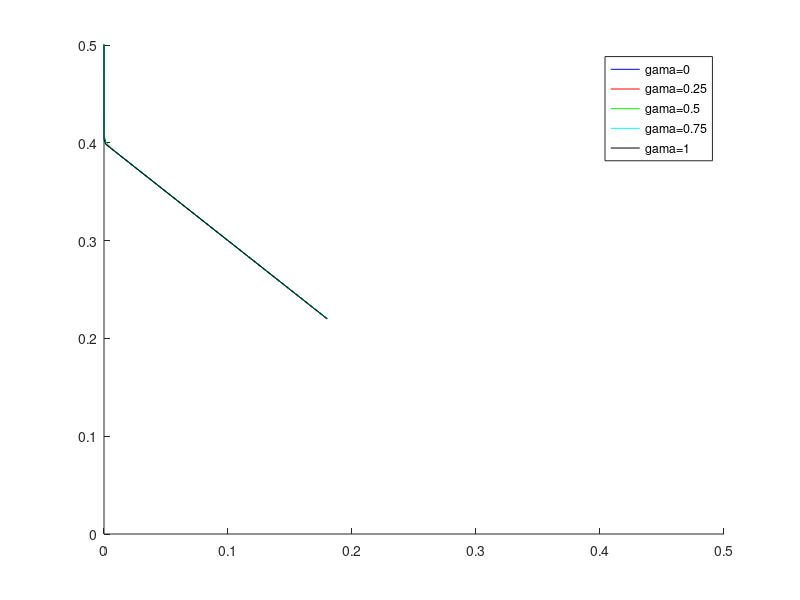
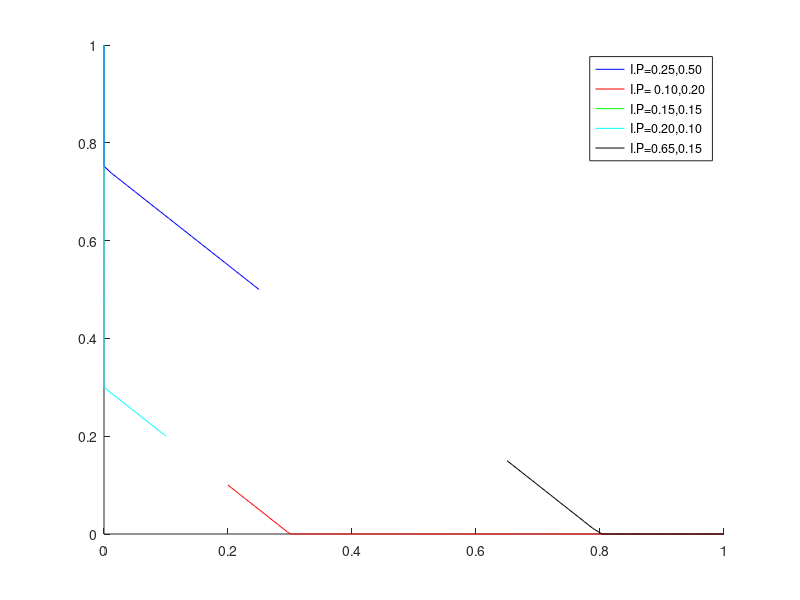

Write the MATLAB code that produced these figures, in order.
% one target neuron with normalization

gama=[ 0 0.25 0.5 0.75 1];
color='brgck';
p1=1/2;
p0=1/2;
p11=gama/4;
p00=gama/4+gama/4;
p01=1/2+gama/4;
p10=1;

inputs=zeros(2*length(gama),1000);
ur_num=zeros(1,length(gama));
ul_num=zeros(1,length(gama));
cs_num=zeros(1,length(gama));
cd_num=zeros(1,length(gama));


for j=1:length(gama)
    for i=1:1000
         x=rand;
        if x<p11(j)
        inputs(2*j-1,i)=1;
        inputs(2*j,i)=1;
        elseif x<p00(j)
        inputs(2*j-1,i)=0;
        inputs(2*j,i)=0;
         elseif x<p01(j)
        inputs(2*j-1,i)=0;
        inputs(2*j,i)=1;
        else
        inputs(2*j-1,i)=1;
        inputs(2*j,i)=0;
        end
    end
    
    % mean values of U_r and U_L
    ur_num(j)=sum(inputs(2*j-1,:))/1000;
    ul_num(j)=sum(inputs(2*j,:))/1000;
    cs_num(j)=p1-ur_num(j)^2;
    cd_num(j)=p11(j)-ur_num(j)*ul_num(j);
    
end

%Covariance matrix analytic solution for 5 gamma values
cs_an=1/4;
cd_an=0.25*(gama-1);
Cov_an_1=[cs_an cd_an(1); cd_an(1) cs_an];
Cov_an_2=[cs_an cd_an(2); cd_an(2) cs_an];
Cov_an_3=[cs_an cd_an(3); cd_an(3) cs_an];
Cov_an_4=[cs_an cd_an(4); cd_an(4) cs_an];
Cov_an_5=[cs_an cd_an(5); cd_an(5) cs_an];
% ShowEigen(Cov_an)

%Covariance matrix numerical solution for 5 gamma values
Cov_num_1=[cs_num(1) cd_num(1); cd_num(1) cs_num(1)];
Cov_num_2=[cs_num(2) cd_num(2); cd_num(2) cs_num(2)];
Cov_num_3=[cs_num(3) cd_num(3); cd_num(3) cs_num(3)];
Cov_num_4=[cs_num(4) cd_num(4); cd_num(4) cs_num(4)];
Cov_num_5=[cs_num(5) cd_num(5); cd_num(5) cs_num(5)];

dt=0.1;


wR=zeros(length(gama),1000);
wL=zeros(length(gama),1000);

wR(:,1)=0.22;
wL(:,1)=0.18;

% wR(1,1)=0.25;
% wR(2,1)=0.10;
% wR(3,1)=0.15;
% wR(4,1)=0.20;
% wR(5,1)=0.24;
% wL(1,1)=0.15;
% wL(2,1)=1.3;
% wL(3,1)=1.8;
% wL(4,1)=2.2;
% wL(5,1)=2.45;

wplus=zeros(length(gama),1000);
wminus=zeros(length(gama),1000);
wplus(:,1)=wR(:,1)+wL(:,1);
wminus(:,1)=wR(:,1)-wL(:,1);


figure;
for j=1:length(gama)
    
    for i=1:999
    wR(j,i+1)=wR(j,i)+dt * 1/2* (cs_an*wR(j,i)+cd_an(j)*wL(j,i)-cd_an(j)*wR(j,i)-cs_an*wL(j,i));

    wL(j,i+1)=wL(j,i)+dt * 1/2 *(cd_an(j)*wR(j,i)+cs_an*wL(j,i)-cs_an*wR(j,i)-cd_an(j)*wL(j,i));

    wplus(j,i+1)= 0;
    wminus(j,i+1)= wminus(j,i)+ dt *(wminus(j,i)*(cs_an-cd_an(j)));
     
    wR(wR<0)=0;
    wR(wR>1)=1;
    wL(wL<0)=0;
    wL(wL>1)=1;
    
    end
    
    
    hold on
    plot(wL(j,:),wR(j,:),'color',color(j))
    axis([0 0.5 0 0.5])
    
end
legend('gama=0','gama=0.25','gama=0.5','gama=0.75','gama=1');
hold off

wR_new=zeros(5,1000);
wL_new=zeros(5,1000);
initials_wR=[0.50 0.10 0.15 0.20 0.15];
initials_wL=[0.25 0.20 0.15 0.10 0.65];
wplus_new=zeros(5,1000);
wminus_new=zeros(5,1000);

figure;
for j=1:length(initials_wR)
    
    wR_new(j,1)=initials_wR(j);
    wL_new(j,1)=initials_wL(j);    
    wplus_new(j,1)=wR_new(j,1)+wL_new(j,1);
    wminus_new(j,1)=wR_new(j,1)-wL_new(j,1);
    
    for i=1:999
    
      
    wR_new(j,i+1)=wR_new(j,i)+dt * 1/2* (cs_an*wR_new(j,i)+cd_an(3)*wL_new(j,i)-cd_an(3)*wR_new(j,i)-cs_an*wL_new(j,i));

    wL_new(j,i+1)=wL_new(j,i)+dt * 1/2 *(cd_an(3)*wR_new(j,i)+cs_an*wL_new(j,i)-cs_an*wR_new(j,i)-cd_an(3)*wL_new(j,i));

    
    wplus_new(j,i+1)= 0;
    wminus_new(j,i+1)= wminus_new(j,i)+ dt *(wminus_new(j,i)*(cs_an-cd_an(3)));
     
    wR_new(wR_new<0)=0;
    wR_new(wR_new>1)=1;
    wL_new(wL_new<0)=0;
    wL_new(wL_new>1)=1;
    
    end
    
   
    hold on
    plot(wL_new(j,:),wR_new(j,:),'color',color(j))
    axis([0 1 0 1])
    
end
legend('I.P=0.25,0.50','I.P= 0.10,0.20','I.P=0.15,0.15','I.P=0.20,0.10','I.P=0.65,0.15');
hold off

Comp_wplus=wplus_new(4,:)-wplus_new(3,:);
Comp_wminus=wminus_new(4,:)-wminus_new(3,:);

sum(diff(Comp_wplus)); %-5.5511e-017
sum(diff(Comp_wminus)); %9.3782e+014

%Eigenvalues and Eig.vectors of Covariance Matrix at gamma=0.5
[V,D]=eig(Cov_an_3);

